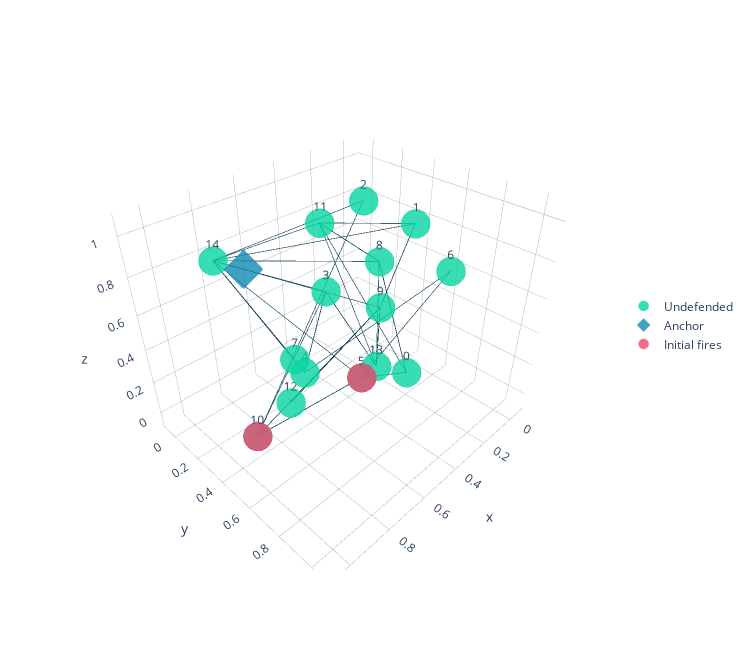

Write notebook code for a chart like this one.
### Markdown cell above
## 3D Connected Erdos Instance

### Code cell
n = 15
p = 0.25
dim =  3
fighter_pos = None
num_fires =  2
seed = None
generator = np.random.default_rng(seed)

x = mfp.erdos_connected(n, p, dim, fighter_pos, num_fires, generator)
mfp.plot3d(x, plot_grid=True, plot_labels=True)

### Figure 1 — Plotly figure (JSON) as saved in the notebook; plotly's stock layout.template omitted (floating-point values rounded to 4 significant figures)
{"data": [{"hoverinfo": "none", "line": {"color": "#073b4c", "width": 1.5}, "mode": "lines", "opacity": 0.8, "showlegend": false, "type": "scatter3d", "x": [0.2313, 0.4474, 0.2313, 0.2071, 0.2313, 0.3556, 0.07645, 0.1036, 0.07645, 0.8462, 0.02401, 0.9889, 0.4115, 0.7351, 0.4115, 0.7138, 0.4115, 0.8462, 0.7351, 0.0404, 0.4474, 0.9889, 0.4474, 0.8462, 0.7644, 0.8462, 0.2071, 0.3556, 0.2071, 0.7138, 0.1036, 0.9889, 0.1036, 0.6932, 0.1036, 0.7138, 0.1036, 0.8462, 0.3556, 0.7138], "y": [0.6216, 0.5411, 0.6216, 0.3851, 0.6216, 0.1505, 0.4706, 0.2977, 0.4706, 0.09996, 0.07245, 0.5306, 0.2542, 0.5114, 0.2542, 0.9062, 0.2542, 0.09996, 0.5114, 0.6709, 0.5411, 0.5306, 0.5411, 0.09996, 0.4886, 0.09996, 0.3851, 0.1505, 0.3851, 0.9062, 0.2977, 0.5306, 0.2977, 0.3348, 0.2977, 0.9062, 0.2977, 0.09996, 0.1505, 0.9062], "z": [0.09271, 0.1634, 0.09271, 0.6561, 0.09271, 0.8461, 0.8414, 0.2775, 0.8414, 0.8459, 0.8162, 0.2083, 0.527, 0.3806, 0.527, 0.6414, 0.527, 0.8459, 0.3806, 0.6397, 0.1634, 0.2083, 0.1634, 0.8459, 0.4661, 0.8459, 0.6561, 0.8461, 0.6561, 0.6414, 0.2775, 0.2083, 0.2775, 0.04351, 0.2775, 0.6414, 0.2775, 0.8459, 0.8461, 0.6414]}, {"hoverinfo": "text", "marker": {"color": "#06d6a0", "line": {"color": "#06d6a0", "width": 0.5}, "opacity": 0.8, "size": 10, "symbol": "circle"}, "mode": "markers+text", "name": "Undefended", "text": ["0", "1", "2", "3", "4", "5", "6", "7", "8", "9", "10", "11", "12", "13", "14"], "type": "scatter3d", "x": [0.2313, 0.07645, 0.02401, 0.4115, 0.7351, 0.4474, 0.0404, 0.7644, 0.2071, 0.1036, 0.9889, 0.3556, 0.6932, 0.7138, 0.8462], "y": [0.6216, 0.4706, 0.07245, 0.2542, 0.5114, 0.5411, 0.6709, 0.4886, 0.3851, 0.2977, 0.5306, 0.1505, 0.3348, 0.9062, 0.09996], "z": [0.09271, 0.8414, 0.8162, 0.527, 0.3806, 0.1634, 0.6397, 0.4661, 0.6561, 0.2775, 0.2083, 0.8461, 0.04351, 0.6414, 0.8459]}, {"hoverinfo": "text", "marker": {"color": "#118ab2", "line": {"color": "#118ab2", "width": 0.5}, "opacity": 0.8, "size": 10, "symbol": "diamond"}, "mode": "markers", "name": "Anchor", "text": ["Anchor"], "type": "scatter3d", "x": [0.7436], "y": [0.144], "z": [0.7733]}, {"hoverinfo": "text", "marker": {"color": "#ef476f", "line": {"color": "#ef476f", "width": 0.5}, "opacity": 0.8, "size": 10, "symbol": "circle"}, "mode": "markers", "name": "Initial fires", "text": ["10", "5"], "type": "scatter3d", "x": [0.9889, 0.4474], "y": [0.5306, 0.5411], "z": [0.2083, 0.1634]}], "layout": {"height": 650, "hovermode": "closest", "legend": {"title": {"text": ""}, "y": 0.5, "yanchor": "middle"}, "margin": {"b": 80, "l": 80, "r": 80, "t": 80}, "scene": {"xaxis": {"gridcolor": "#6c757d", "gridwidth": 0.5, "linecolor": "#6c757d", "linewidth": 0.5, "range": [-0.1, 1.1], "showbackground": false, "showgrid": true, "showline": true, "showticklabels": true, "title": {"text": "x"}, "zeroline": true, "zerolinecolor": "#6c757d", "zerolinewidth": 0.5}, "yaxis": {"gridcolor": "#6c757d", "gridwidth": 0.5, "linecolor": "#6c757d", "linewidth": 0.5, "range": [-0.1, 1.1], "showbackground": false, "showgrid": true, "showline": true, "showticklabels": true, "title": {"text": "y"}, "zeroline": true, "zerolinecolor": "#6c757d", "zerolinewidth": 0.5}, "zaxis": {"gridcolor": "#6c757d", "gridwidth": 0.5, "linecolor": "#6c757d", "linewidth": 0.5, "range": [-0.1, 1.1], "showbackground": false, "showgrid": true, "showline": true, "showticklabels": true, "title": {"text": "z"}, "zeroline": true, "zerolinecolor": "#6c757d", "zerolinewidth": 0.5}}, "showlegend": true, "title": {"text": ""}, "width": 750}}
